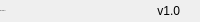
              <widget class="QFrame" name="bottomBar">
               <property name="minimumSize">
                <size>
                 <width>0</width>
                 <height>22</height>
                </size>
               </property>
               <property name="maximumSize">
                <size>
                 <width>16777215</width>
                 <height>22</height>
                </size>
               </property>
               <property name="frameShape">
                <enum>QFrame::Shape::NoFrame</enum>
               </property>
               <property name="frameShadow">
                <enum>QFrame::Shadow::Raised</enum>
               </property>
               <layout class="QHBoxLayout" name="horizontalLayout_5">
                <property name="spacing">
                 <number>0</number>
                </property>
                <property name="leftMargin">
                 <number>0</number>
                </property>
                <property name="topMargin">
                 <number>0</number>
                </property>
                <property name="rightMargin">
                 <number>0</number>
                </property>
                <property name="bottomMargin">
                 <number>0</number>
                </property>
                <item alignment="Qt::AlignmentFlag::AlignLeft">
                 <widget class="QLabel" name="creditsLabel">
                  <property name="maximumSize">
                   <size>
                    <width>16777215</width>
                    <height>16</height>
                   </size>
                  </property>
                  <property name="font">
                   <font>
                    <family>Segoe UI</family>
                    <pointsize>-1</pointsize>
                    <italic>false</italic>
                    <bold>false</bold>
                   </font>
                  </property>
                  <property name="text">
                   <string>By: Cheifs AI</string>
                  </property>
                  <property name="alignment">
                   <set>Qt::AlignmentFlag::AlignLeading|Qt::AlignmentFlag::AlignLeft|Qt::AlignmentFlag::AlignVCenter</set>
                  </property>
                 </widget>
                </item>
                <item>
                 <widget class="QLabel" name="version">
                  <property name="text">
                   <string>v1.0</string>
                  </property>
                  <property name="alignment">
                   <set>Qt::AlignmentFlag::AlignRight|Qt::AlignmentFlag::AlignTrailing|Qt::AlignmentFlag::AlignVCenter</set>
                  </property>
                 </widget>
                </item>
                <item>
                 <widget class="QFrame" name="frame_size_grip">
                  <property name="minimumSize">
                   <size>
                    <width>20</width>
                    <height>0</height>
                   </size>
                  </property>
                  <property name="maximumSize">
                   <size>
                    <width>20</width>
                    <height>16777215</height>
                   </size>
                  </property>
                  <property name="frameShape">
                   <enum>QFrame::Shape::NoFrame</enum>
                  </property>
                  <property name="frameShadow">
                   <enum>QFrame::Shadow::Raised</enum>
                  </property>
                 </widget>
                </item>
               </layout>
              </widget>
